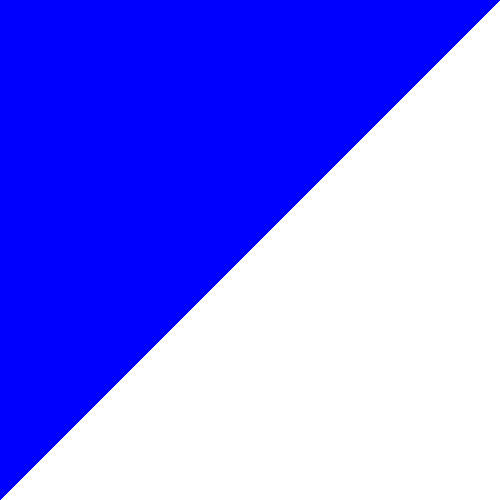
Frame 1 (no input)
Frame 60 (the mouse pressed at the canvas centre just before this capture): identical to frame 1, image omitted
Frame 120 (the mouse held since frame 60 and released just before this capture): identical to frame 1, image omitted

The Processing sketch that drew this single still picture (run headless with seeded random() and noise(); from frame 60 on, the mouse is pressed at the canvas centre):

// Processing sketch: Arraystuff
// ── Arraystuff.pde
int [] nums;

void setup() {
  //2. set the size of your window
  size(500,500);
  //  if you are using Processing 3, you cannot use variables
  //  because the developers don't know how programming is supposed to work.

  //3. initialize your array with the built in width variable
  nums = new int[width];
  //4. initialize the ints in the array with random numbers
  //   from 0 to the built in height variable
  
for (int i = 0; i < nums.length; i++){
  nums[i]= (int)random(height);
}

  //5. call the noStroke() method
  noStroke();

}

void draw() {
  //6. set the background color with background(r, g, b);
background(0,0,255);
  //7. set the color for your graph
color(0,0,255);
  //8. draw a rectangle for each int in your array.
  for (int i = 0; i < width; i++){
    rect(i,height, 1,-i);
  }
  //   the x value will be the current index in the array
  //   the y value will the height variable
  //   the width is 1 (one)
  //   the height is negative the value of the element at the current index of the array


  //9. call the stepSort method
  if (mousePressed){
  stepSort(nums);
  }
  
  //10. extract the code that randomizes the array into a method.

  //11. call the method you made in step 10 when the mouse is pressed

}

void stepSort(int[] arr) {
  for (int i = 1; i < arr.length; i++) {
    if (arr[i - 1] > arr[i]) {
      int t = arr[i];
      arr[i] = arr[i - 1];
      arr[i - 1] = t;
    }
  }
}
